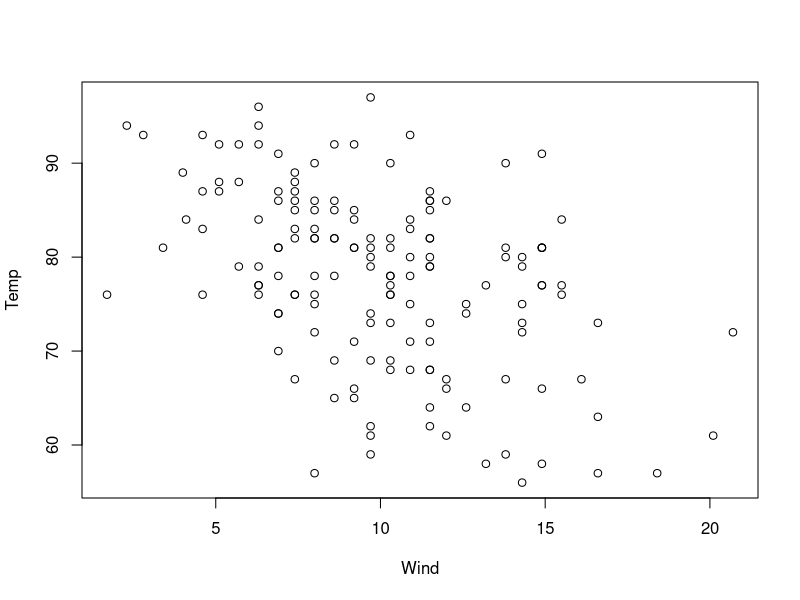
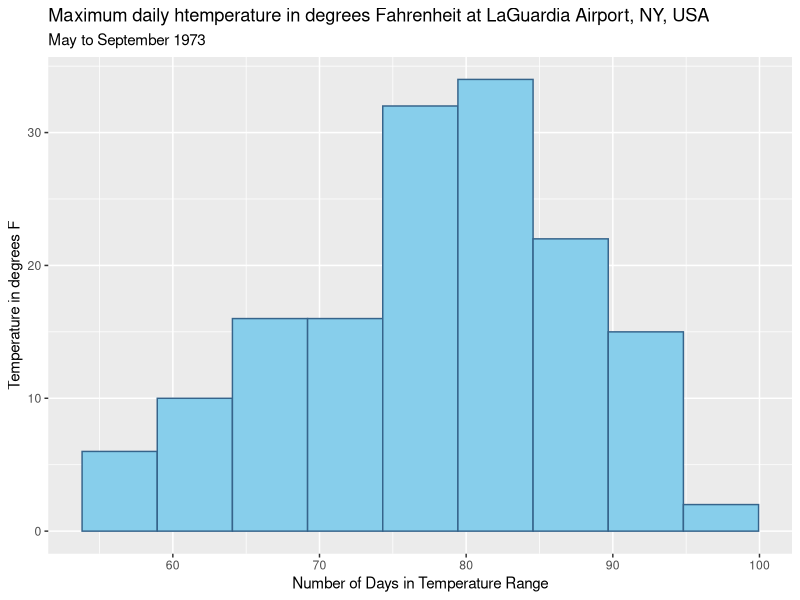
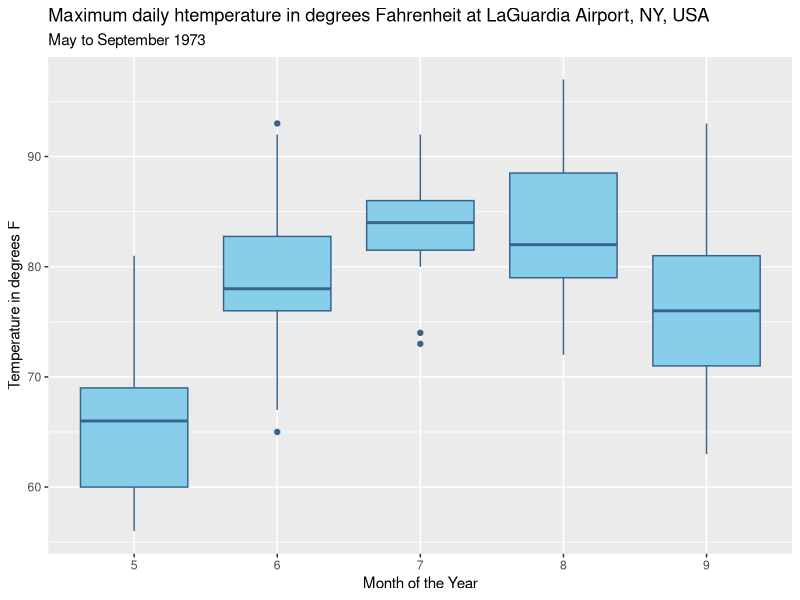
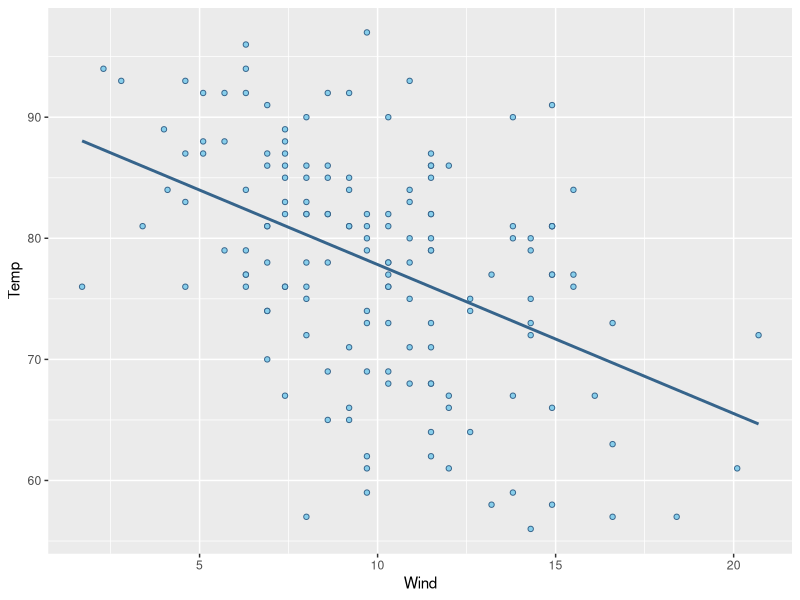

Recreate these plots in R, in order.
View(airquality)
?airquality
library(tidyverse)

plot(Temp ~ Wind, data=airquality)

# histogram
ggplot(airquality, aes(x=Temp)) + 
   geom_histogram(fill="skyblue", color="steelblue4", bins=9) +
   labs(title = "Maximum daily htemperature in degrees Fahrenheit at LaGuardia Airport, NY, USA",
                  subtitle ="May to September 1973",
                  x="Number of Days in Temperature Range",
                  y="Temperature in degrees F")

# boxplot
 ggplot(airquality, aes(x=factor(Month), y=Temp)) + 
   geom_boxplot(fill="skyblue", color="steelblue4") +
   labs(title = "Maximum daily htemperature in degrees Fahrenheit at LaGuardia Airport, NY, USA",
                  subtitle ="May to September 1973",
                  x="Month of the Year",
                  y="Temperature in degrees F")

# mean and sd
mean(airquality$Temp)

sd(airquality$Temp)

# scatterplot
ggplot(airquality, aes(x=Wind, y=Temp)) + 
  geom_point(pch=21, bg="skyblue", color="steelblue4") + 
  geom_smooth(method="lm", se=F, formula=y~x,
              color="steelblue4")

# lm and predict
mylm <- lm(Temp ~ Wind, data=airquality)
summary(mylm)

predict(mylm, data.frame(Wind=19))
# 90-1.23*19

# filter by Month
 airquality %>%
   group_by(Month) %>%
              summarize(aveTemp = mean(Temp))

airquality %>%
   group_by(Month) %>%
   summarize(SD = sd(Temp))